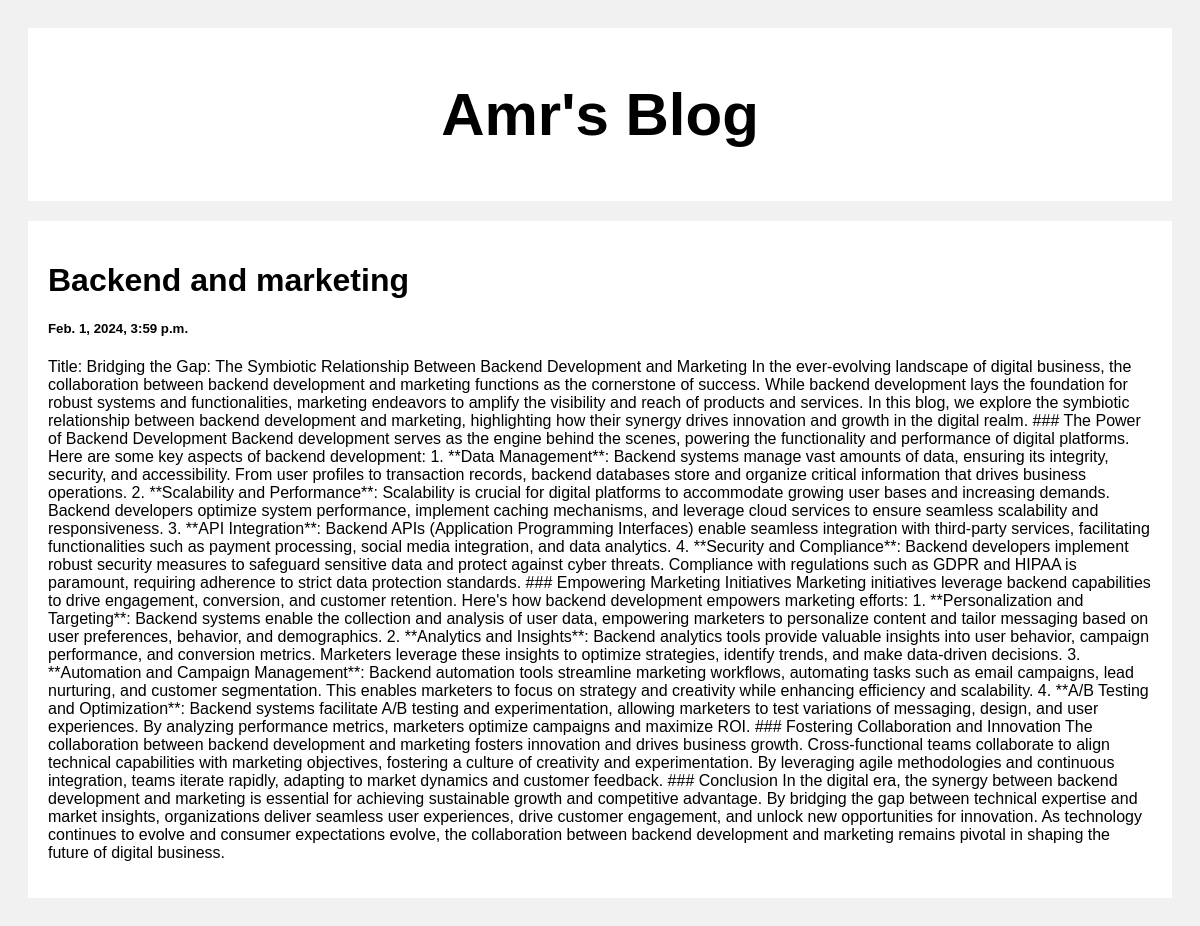
The app's page /post/4 with its own data.
### posts/models.py (models this page shows)
class Post(models.Model):
    title= models.CharField(max_length=100)
    body = models.CharField(max_length=1000000)
    created_at = models.DateTimeField(default=datetime.now, blank= True)

### posts/views.py (the view)
# urls.py: path('post/<str:pk>', views.post , name= 'post')
def post(request, pk):
    posts=Post.objects.get(id=pk)
    return render(request, 'posts.html', {'posts':posts})

### templates/posts.html (shortened to what this page needs)
<!DOCTYPE html>
<html>
<head>
</head>
<body>
<div class="header">
  <h2>Amr's Blog</h2>
</div>
<div class="row">
  <div class="leftcolumn">
    <div class="card">
        <h1>{{posts.title}}</h1>
        <h5>{{posts.created_at}}</h5>
        <p>{{posts.body}}</p>
    </div>
  </div>
</div>
</body>
</html>

### templates/posts.html (style rules this page uses)
* { box-sizing: border-box; }
body { font-family: Arial; padding: 20px; background: #f1f1f1; }
.header { padding: 2px; font-size: 40px; text-align: center; background: white; }
.leftcolumn { float: left; width: 100%; }
.card { background-color: white; padding: 20px; margin-top: 20px; }
.row:after { content: ""; display: table; clear: both; }

### records on screen
Post: title "Backend and marketing", created_at "Feb. 1, 2024, 3:59 p.m.", body "Title: Bridging the Gap: The Symbiotic Relationship Between Backend Development and Marketing In the ever-evolving landscape of digital business, the collaboration between backend development and marketing functions as the cornerstone of success. While backend development lays the foundation for robust systems and functionalities, marketing endeavors to amplify the visibility and reach of products and services. In this blog, we explore the symbiotic relationship between backend development and marketing, highlighting how their synergy drives innovation and growth in the digital realm. ### The Power of Backend Development Backend development serves as the engine behind the scenes, powering…"
